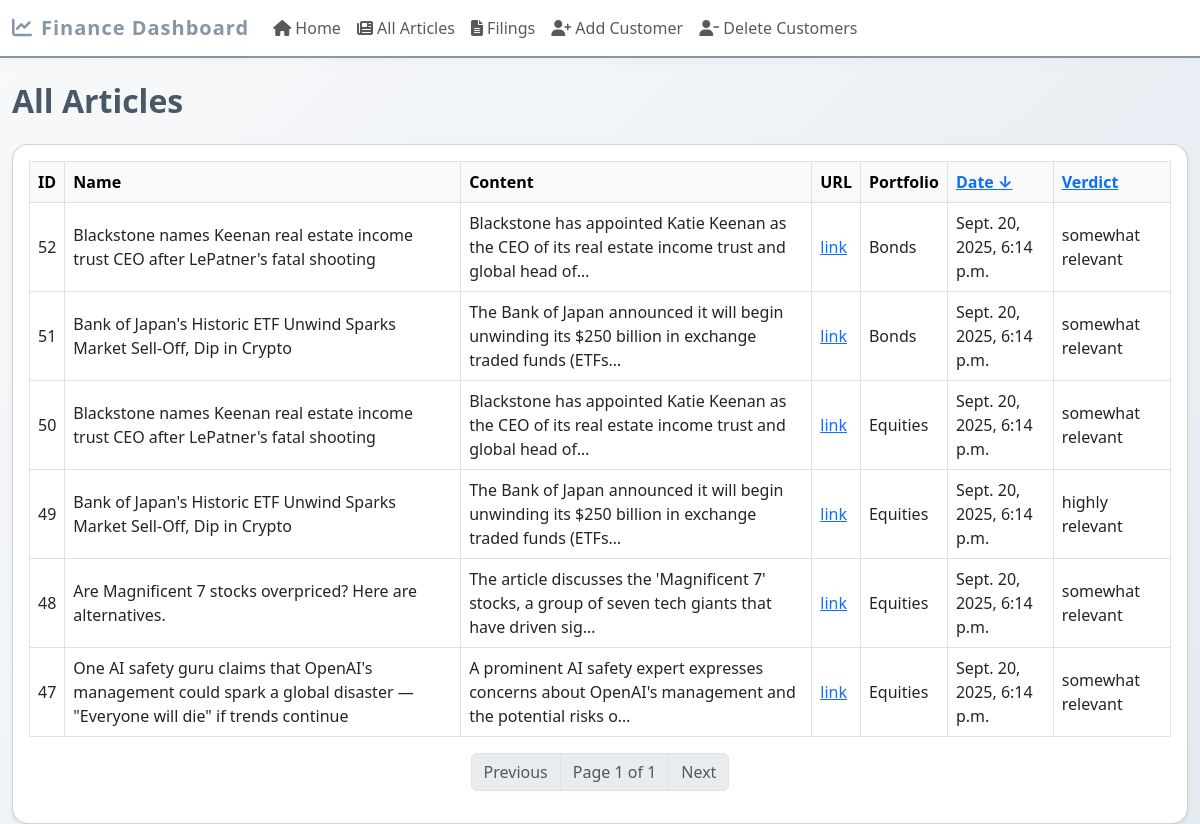
/articles/, run on an earlier commit of the app's database.
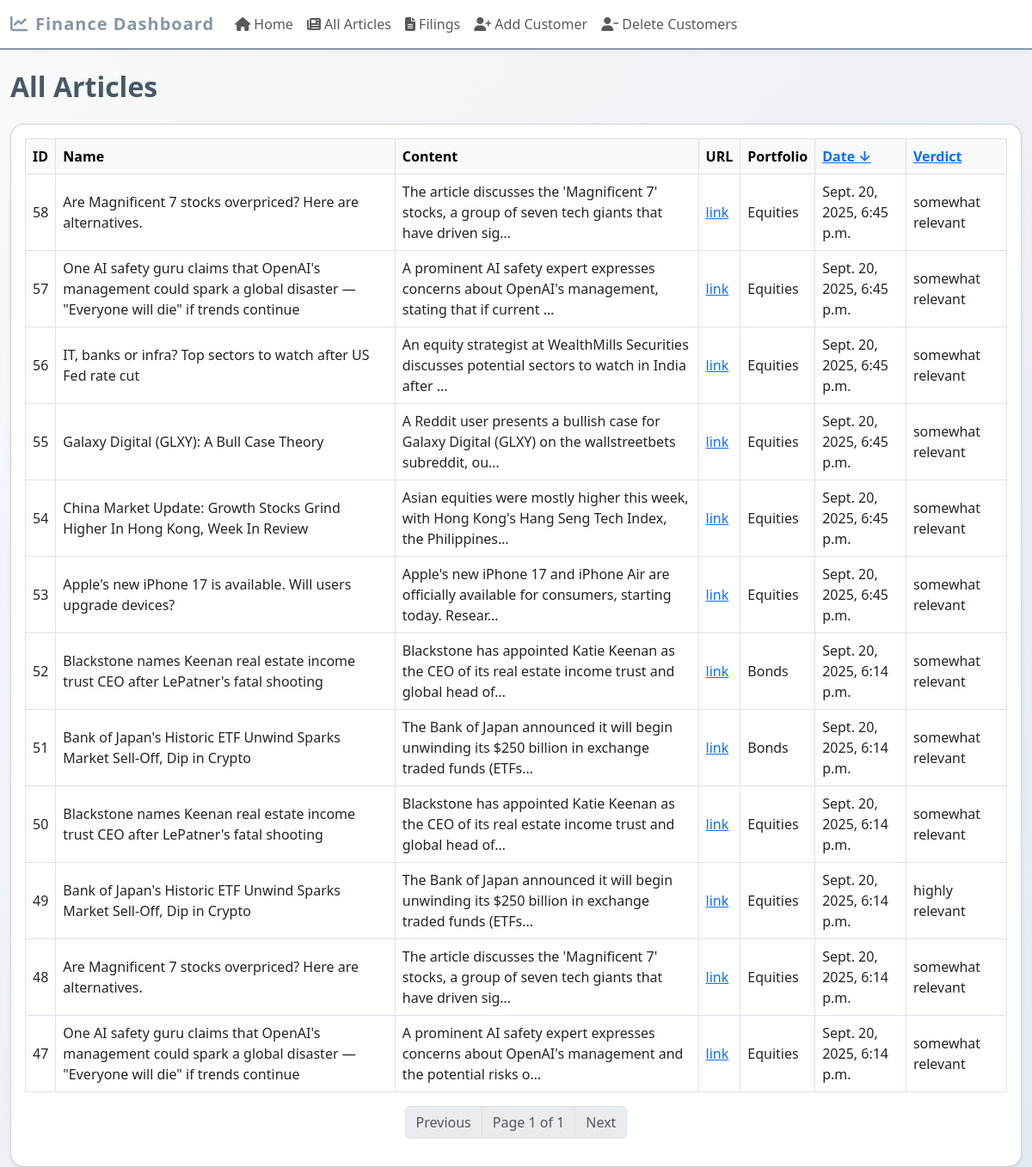
And on a later commit of the database.
### interface/models.py (models this page shows)
class Article(models.Model):
    name = models.CharField(max_length=200)
    content = models.TextField()
    url = models.URLField(max_length=200)
    portfolio = models.TextField()
    date = models.DateTimeField(auto_now_add=True)
    verdict = models.CharField(max_length=100, blank=True, null=True)

### interface/views.py (the view)
# urls.py: path('articles/', views.article_list, name='article_list'),
def article_list(request):
    sort = request.GET.get('sort', 'date')
    order = request.GET.get('order', 'desc')
    if sort == 'relevancy':
        ordering = ['highly relevant', 'relevant', 'somewhat relevant', 'not relevant']
        articles = list(Article.objects.all())
        articles.sort(key=lambda a: ordering.index(a.verdict) if a.verdict in ordering else 99)
        if order == 'desc':
            articles = articles[::-1]
    else:
        articles = Article.objects.all().order_by('-date' if order == 'desc' else 'date')
    paginator = Paginator(articles, 20)
    page_number = request.GET.get('page')
    page_obj = paginator.get_page(page_number)
    return render(request, 'article_list.html', {'page_obj': page_obj, 'sort': sort, 'order': order})

### interface/templates/article_list.html (shortened to what this page needs)
{% extends "base.html" %}
{% block content %}
<h2 class="mb-4">All Articles</h2>
<div class="card shadow-sm">
    <div class="card-body">
        <div class="table-responsive">
            <table class="table table-bordered table-hover align-middle bg-white">
                <thead class="table-light">
                    <tr>
                        <th>ID</th>
                        <th>Name</th>
                        <th>Content</th>
                        <th>URL</th>
                        <th>Portfolio</th>
                        <th>
                            <a href="?sort=date&order={% if sort == 'date' and order == 'desc' %}asc{% else %}desc{% endif %}{% if page_obj.number > 1 %}&page={{ page_obj.number }}{% endif %}">
                                Date
                                {% if sort == 'date' %}
                                    {% if order == 'desc' %}&#8595;{% else %}&#8593;{% endif %}
                                {% endif %}
                            </a>
                        </th>
                        <th>
                            <a href="?sort=relevancy&order={% if sort == 'relevancy' and order == 'desc' %}asc{% else %}desc{% endif %}{% if page_obj.number > 1 %}&page={{ page_obj.number }}{% endif %}">
                                Verdict
                            </a>
                        </th>
                    </tr>
                </thead>
                <tbody>
                    {% for article in page_obj %}
                    <tr>
                        <td>{{ article.id }}</td>
                        <td>{{ article.name }}</td>
                        <td>
                            <span data-bs-toggle="tooltip" data-bs-placement="top" title="{{ article.content|escape }}">
                                {{ article.content|truncatechars:100 }}
                            </span>
                        </td>
                        <td><a href="{{ article.url }}" target="_blank">link</a></td>
                        <td>{{ article.portfolio }}</td>
                        <td>{{ article.date }}</td>
                        <td>{{ article.verdict }}</td>
                    </tr>
                    {% empty %}
                    <tr><td colspan="7" class="text-center">No articles found.</td></tr>
                    {% endfor %}
                </tbody>
            </table>
        </div>
        <nav aria-label="Page navigation">
            <ul class="pagination justify-content-center">
                {% if page_obj.has_previous %}
                    <li class="page-item"><a class="page-link" href="?page={{ page_obj.previous_page_number }}{% if sort %}&sort={{ sort }}{% endif %}{% if order %}&order={{ order }}{% endif %}">Previous</a></li>
                {% else %}
                    <li class="page-item disabled"><span class="page-link">Previous</span></li>
                {% endif %}
                <li class="page-item disabled"><span class="page-link">Page {{ page_obj.number }} of {{ page_obj.paginator.num_pages }}</span></li>
                {% if page_obj.has_next %}
                    <li class="page-item"><a class="page-link" href="?page={{ page_obj.next_page_number }}{% if sort %}&sort={{ sort }}{% endif %}{% if order %}&order={{ order }}{% endif %}">Next</a></li>
                {% else %}
                    <li class="page-item disabled"><span class="page-link">Next</span></li>
                {% endif %}
            </ul>
        </nav>
    </div>
</div>
{% endblock %}

What changed in the data, as far as the page shows it:
added Article: id "58", name "Are Magnificent 7 stocks overpriced? Here are alternatives.", content "The article discusses the 'Magnificent 7' stocks, a group of seven tech giants that have driven sig…", portfolio "Equities", date "Sept. 20, 2025, 6:45 p.m.", verdict "somewhat relevant"
added Article: id "57", name "One AI safety guru claims that OpenAI's management could spark a global disaster — \"Everyone will die\" if trends continue", content "A prominent AI safety expert expresses concerns about OpenAI's management, stating that if current …", portfolio "Equities", date "Sept. 20, 2025, 6:45 p.m.", verdict "somewhat relevant"
added Article: id "56", name "IT, banks or infra? Top sectors to watch after US Fed rate cut", content "An equity strategist at WealthMills Securities discusses potential sectors to watch in India after …", portfolio "Equities", date "Sept. 20, 2025, 6:45 p.m.", verdict "somewhat relevant"
added Article: id "55", name "Galaxy Digital (GLXY): A Bull Case Theory", content "A Reddit user presents a bullish case for Galaxy Digital (GLXY) on the wallstreetbets subreddit, ou…", portfolio "Equities", date "Sept. 20, 2025, 6:45 p.m.", verdict "somewhat relevant"
added Article: id "54", name "China Market Update: Growth Stocks Grind Higher In Hong Kong, Week In Review", content "Asian equities were mostly higher this week, with Hong Kong's Hang Seng Tech Index, the Philippines…", portfolio "Equities", date "Sept. 20, 2025, 6:45 p.m.", verdict "somewhat relevant"
added Article: id "53", name "Apple's new iPhone 17 is available. Will users upgrade devices?", content "Apple's new iPhone 17 and iPhone Air are officially available for consumers, starting today. Resear…", portfolio "Equities", date "Sept. 20, 2025, 6:45 p.m.", verdict "somewhat relevant"
